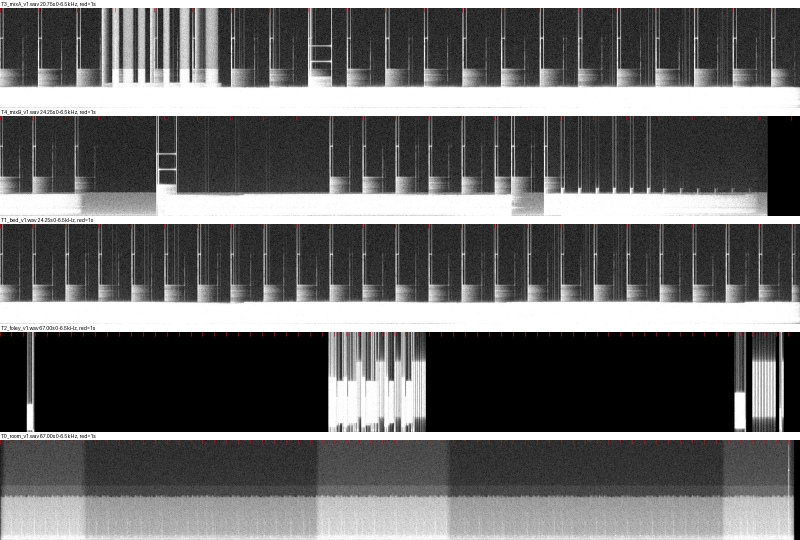
#> input picture paeleo/scion/oulipo/films/stems.jpg, 1600 x 1080 px (shown at 1/2 size); its folder holds only this picture in this run
$ python -i kit_cinema_a.py   (imports and definitions only)
#> lines starting #> are read from the running program, lines starting #| are printed output that depends on the picture
"""Extra helpers for the cinema-A group of films (Machine, Homme qui dort,
Lieux d'une fugue, Ellis Island, Styrène, Zazie). Builds on kit.py; does not
modify it. Everything is drawn or synthesized in code."""
from __future__ import annotations

import hashlib
import math

import numpy as np
from PIL import Image

from kit import *  # noqa: F401,F403
from kit import FPS, INK, NIGHT, PAGE, PAPER, RULE, Ink, ease, lerp


# ------------------------------------------------------------ timelines ---

# [64 lines left out: functions segment, starts, fade_edges, tag, title_card, build_clip and 1 more, not called in this run]


def rot_paste(ink, img, cx, cy, angle_deg, alpha=1.0):
    r = img.convert("RGBA").rotate(angle_deg, resample=Image.BICUBIC, expand=True)
    ink.paste(r, (cx - r.width / 2, cy - r.height / 2), alpha)


# ------------------------------------------------------------ voice-ish ---

VOWELS = [(730, 1090, 2440), (270, 2290, 3010), (300, 870, 2240), (530, 1840, 2480), (570, 840, 2410), (440, 1020, 2240)]


# [85 lines left out: functions chant, paper_flutter, heartbeat, phone_ring, train_rumble, chant_times, not called in this run]


# ===================================================== photographic look ===
# Value-based rendering: shapes become height fields, shaded by a light, then
# graded like film stock (tone curve, toning, halation, vignette, grain).

from PIL import ImageDraw, ImageFilter


# [25 lines left out: functions blur_arr, fnoise, not called in this run]


def vgrad(h, w, top, bottom, gamma=1.0):
    f = (np.linspace(0, 1, h, dtype=np.float32) ** gamma)[:, None, None]
    return np.asarray(top, np.float32)[None, None] / 255 * (1 - f) + np.asarray(bottom, np.float32)[None, None] / 255 * f + np.zeros((1, w, 1), np.float32)


# [34 lines left out: functions poly_mask, ellipse_mask, comp, box_blur, not called in this run]


class Relief:
    """Tiny height-field renderer: ellipsoids, capsules and bevelled slabs
    with a z-buffer, then Lambert + specular shading from one light."""

    # [149 lines left out: functions __init__, _grid, _write, ellipsoid, capsule, slab and 5 more, not called in this run]

    def silhouette(self):
        return self.hit.astype(np.float32)


# [5 lines left out: function cast_shadow, not called in this run]


_grain_cache = {}


# [52 lines left out: function photo, not called in this run]


def to_arr(img):
    return np.asarray(img.convert("RGB"), np.float32) / 255


# [5 lines left out: function put, not called in this run]


# --------------------------------------------------- hand lettering -------
# A single-stroke capital alphabet for felt-pen lettering (unit box, y down).
_HAND = {
    "A": [[(0, 1), (0.35, 0), (0.7, 1)], [(0.14, 0.62), (0.56, 0.62)]],
    "B": [[(0, 0), (0, 1), (0.45, 1), (0.6, 0.85), (0.45, 0.52), (0, 0.5)], [(0, 0), (0.42, 0), (0.55, 0.15), (0.42, 0.48)]],
    "C": [[(0.65, 0.12), (0.45, 0), (0.15, 0.05), (0, 0.5), (0.15, 0.95), (0.45, 1), (0.65, 0.88)]],
    "D": [[(0, 0), (0, 1), (0.35, 1), (0.62, 0.75), (0.62, 0.25), (0.35, 0), (0, 0)]],
    "E": [[(0.6, 0), (0, 0), (0, 1), (0.6, 1)], [(0, 0.5), (0.45, 0.5)]],
    "F": [[(0.6, 0), (0, 0), (0, 1)], [(0, 0.5), (0.45, 0.5)]],
    "G": [[(0.65, 0.12), (0.45, 0), (0.15, 0.05), (0, 0.5), (0.15, 0.95), (0.45, 1), (0.65, 0.85), (0.65, 0.55), (0.4, 0.55)]],
    "H": [[(0, 0), (0, 1)], [(0.6, 0), (0.6, 1)], [(0, 0.5), (0.6, 0.5)]],
    "I": [[(0.1, 0), (0.1, 1)]],
    "J": [[(0.5, 0), (0.5, 0.8), (0.3, 1), (0.05, 0.85)]],
    "K": [[(0, 0), (0, 1)], [(0.6, 0), (0, 0.6)], [(0.2, 0.45), (0.62, 1)]],
    "L": [[(0, 0), (0, 1), (0.55, 1)]],
    "M": [[(0, 1), (0.05, 0), (0.4, 0.6), (0.75, 0), (0.8, 1)]],
    "N": [[(0, 1), (0, 0), (0.62, 1), (0.62, 0)]],
    "O": [[(0.35, 0), (0.05, 0.15), (0, 0.5), (0.1, 0.9), (0.35, 1), (0.62, 0.88), (0.7, 0.5), (0.6, 0.1), (0.35, 0)]],
    "P": [[(0, 1), (0, 0), (0.45, 0), (0.6, 0.15), (0.6, 0.35), (0.45, 0.5), (0, 0.5)]],
    "Q": [[(0.35, 0), (0.05, 0.15), (0, 0.5), (0.1, 0.9), (0.35, 1), (0.62, 0.88), (0.7, 0.5), (0.6, 0.1), (0.35, 0)], [(0.45, 0.75), (0.75, 1.05)]],
    "R": [[(0, 1), (0, 0), (0.45, 0), (0.6, 0.15), (0.6, 0.35), (0.45, 0.5), (0, 0.5)], [(0.25, 0.5), (0.62, 1)]],
    "S": [[(0.6, 0.12), (0.35, 0), (0.08, 0.1), (0.08, 0.38), (0.55, 0.6), (0.6, 0.88), (0.35, 1), (0, 0.9)]],
    "T": [[(0, 0), (0.7, 0)], [(0.35, 0), (0.35, 1)]],
    "U": [[(0, 0), (0, 0.8), (0.2, 1), (0.45, 1), (0.62, 0.8), (0.62, 0)]],
    "V": [[(0, 0), (0.35, 1), (0.7, 0)]],
    "W": [[(0, 0), (0.2, 1), (0.42, 0.35), (0.62, 1), (0.85, 0)]],
    "X": [[(0, 0), (0.62, 1)], [(0.62, 0), (0, 1)]],
    "Y": [[(0, 0), (0.33, 0.5), (0.66, 0)], [(0.33, 0.5), (0.33, 1)]],
    "Z": [[(0, 0), (0.62, 0), (0, 1), (0.65, 1)]],
    "0": [[(0.3, 0), (0.05, 0.2), (0.05, 0.8), (0.3, 1), (0.55, 0.8), (0.55, 0.2), (0.3, 0)]],
    "1": [[(0.1, 0.2), (0.3, 0), (0.3, 1)]],
    "2": [[(0.05, 0.2), (0.3, 0), (0.55, 0.15), (0.5, 0.45), (0, 1), (0.6, 1)]],
    "3": [[(0.05, 0.1), (0.3, 0), (0.55, 0.15), (0.5, 0.4), (0.25, 0.5), (0.55, 0.65), (0.55, 0.88), (0.3, 1), (0, 0.9)]],
    "4": [[(0.45, 1), (0.45, 0), (0, 0.7), (0.62, 0.7)]],
    "5": [[(0.55, 0), (0.1, 0), (0.05, 0.45), (0.35, 0.4), (0.58, 0.6), (0.5, 0.92), (0.25, 1), (0, 0.9)]],
    "6": [[(0.5, 0.05), (0.25, 0), (0.05, 0.4), (0.05, 0.8), (0.3, 1), (0.55, 0.8), (0.5, 0.55), (0.3, 0.48), (0.05, 0.6)]],
    "7": [[(0, 0), (0.6, 0), (0.2, 1)]],
    "8": [[(0.3, 0.5), (0.05, 0.3), (0.3, 0), (0.55, 0.3), (0.3, 0.5), (0.02, 0.75), (0.3, 1), (0.58, 0.75), (0.3, 0.5)]],
    "9": [[(0.55, 0.4), (0.3, 0.52), (0.05, 0.35), (0.25, 0), (0.55, 0.2), (0.5, 0.6), (0.3, 1)]],
    ".": [[(0.05, 0.95), (0.1, 1.0)]],
    "·": [[(0.05, 0.5), (0.1, 0.52)]],
    "-": [[(0.05, 0.5), (0.45, 0.5)]],
    "*": [[(0.25, 0.1), (0.25, 0.5)], [(0.05, 0.2), (0.45, 0.4)], [(0.45, 0.2), (0.05, 0.4)]],
    "'": [[(0.1, 0), (0.05, 0.25)]],
}


# [25 lines left out: function hand_text, not called in this run]


import random  # noqa: E402  (used by hand_text)


# ------------------------------------------------------- figures in relief --

SKIN = (222, 182, 152)


# [155 lines left out: functions face, hair_tex, person, subtitle, not called in this run]


# ========================================================= foraged media ===
# Decoding of foraged files and archive streams (ffmpeg only; nothing from a
# source file is ever executed). Clips are cut once from the archive into
# films/sources/<slug>/ and decoded from there.

import subprocess as _sp
import os as _os
import wave as _wave

SOURCES = HERE / "sources"


# [32 lines left out: functions _env, cut_clip, decode, not called in this run]


def photo_fit(path, size=(W, H), box=None, fit="cover", gray=False, bg=(0, 0, 0)):
    """Load a foraged photograph, optionally crop to box (fractions x0,y0,x1,y1), fit to size."""
#> called with path = 'stems.jpg', size = (960, 540), fit = 'cover', gray = False, bg = (0, 0, 0)
    im = Image.open(path).convert("RGB")
#> im is the input picture: PIL image 1600x1080 RGB; mean R, G, B 104.9, 104.6, 104.6
    if box:
        x0, y0, x1, y1 = box
        im = im.crop((int(x0 * im.width), int(y0 * im.height), int(x1 * im.width), int(y1 * im.height)))
    if gray:
        im = im.convert("L").convert("RGB")
    w, h = size
    if fit == "cover":
        s = max(w / im.width, h / im.height)
#> s = 0.6
        im = im.resize((max(w, round(im.width * s)), max(h, round(im.height * s))), Image.LANCZOS)
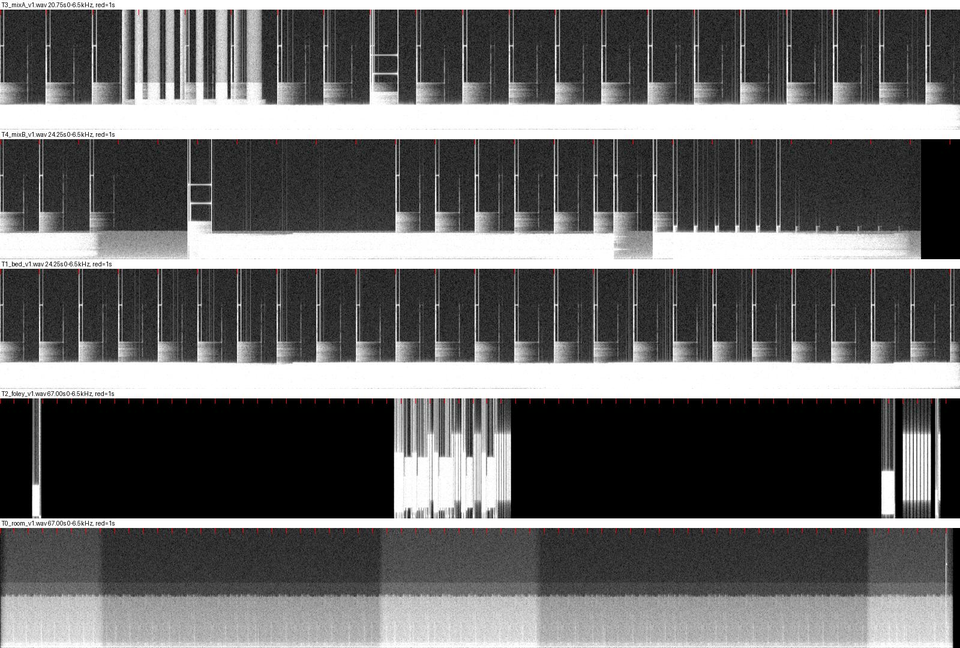
#> im: PIL image 960x648 RGB; mean R, G, B 104.8, 104.5, 104.5
        l, t = (im.width - w) // 2, (im.height - h) // 2
#> l = 0; t = 54
        return im.crop((l, t, l + w, t + h))
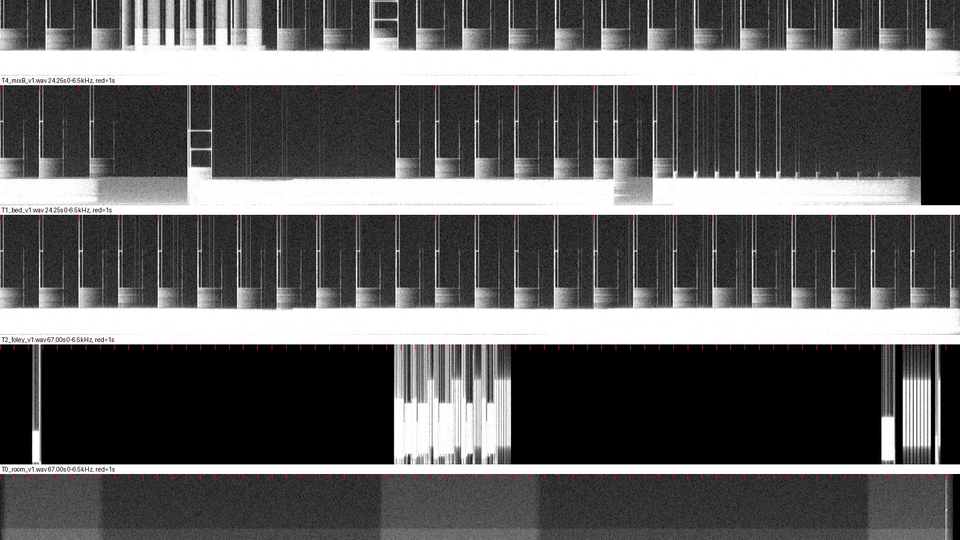
#> returned value: PIL image 960x540 RGB; mean R, G, B 97.9, 97.7, 97.7
    s = min(w / im.width, h / im.height)
    im = im.resize((round(im.width * s), round(im.height * s)), Image.LANCZOS)
    out = Image.new("RGB", size, bg)
    out.paste(im, ((w - im.width) // 2, (h - im.height) // 2))
    return out


# [18 lines left out: functions push, load_audio, not called in this run]

>>> result = photo_fit('stems.jpg')
